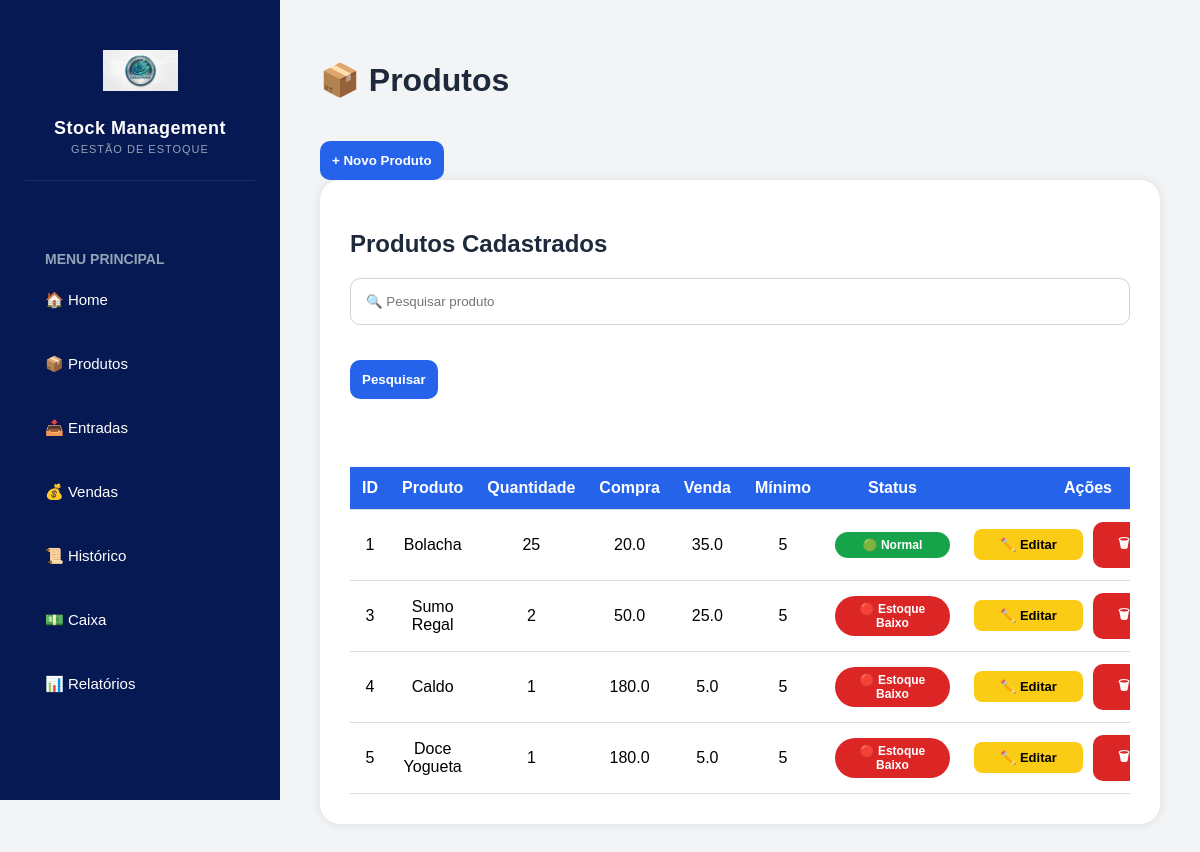
/products, run on an earlier commit of the app's database.
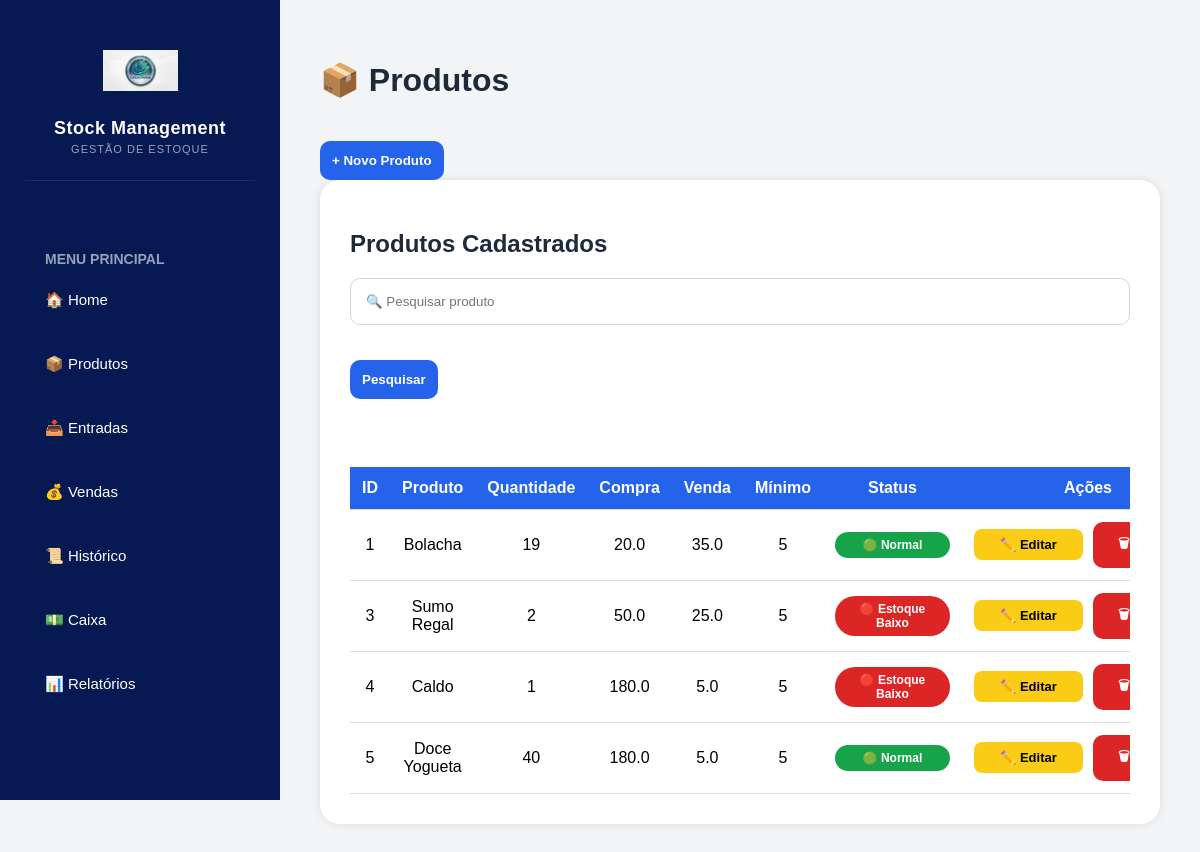
And on a later commit of the database.
### tables this page shows
CREATE TABLE products (
    id INTEGER PRIMARY KEY AUTOINCREMENT,
    name TEXT NOT NULL,
    quantity INTEGER NOT NULL,
    purchase_price REAL NOT NULL,
    selling_price REAL NOT NULL
, minimum_stock INTEGER DEFAULT 5);

### app.py (the view, shortened to what this page needs)
@app.route('/products', methods=['GET', 'POST'])
def products():
    connection = sqlite3.connect('database/database.db')
    cursor = connection.cursor()
    search = request.args.get('search')
    if search:
        cursor.execute(
            '''
            SELECT *
            FROM products
            WHERE name LIKE ?
            ''',
            ('%' + search + '%',)
        )
    else:
        cursor.execute(
            'SELECT * FROM products'
        )
    products_list = cursor.fetchall()
    connection.close()
    return render_template(
        'products.html',
        products=products_list,
        edit_product=None
    )

### templates/products.html (shortened to what this page needs)
{% extends 'base.html' %}
{% block content %}
<h1>📦 Produtos</h1>
<button
class="btn-blue"
onclick="toggleForm()"
>
+ Novo Produto
</button>
<div class="card">
<h2>Produtos Cadastrados</h2>
<form method="GET">
<input
type="text"
name="search"
placeholder="🔍 Pesquisar produto"
>
<button class="btn-blue">
Pesquisar
</button>
</form>
<br>
<div class="table-container">
<table>
<tr>
<th>ID</th>
<th>Produto</th>
<th>Quantidade</th>
<th>Compra</th>
<th>Venda</th>
<th>Mínimo</th>
<th>Status</th>
<th>Ações</th>
</tr>
{% for product in products %}
<tr>
<td>{{ product[0] }}</td>
<td>{{ product[1] }}</td>
<td>{{ product[2] }}</td>
<td>{{ product[3] }}</td>
<td>{{ product[4] }}</td>
<td>{{ product[5] }}</td>
<td>
{% if product[2] <= product[5] %}
<span class="low-stock">
🔴 Estoque Baixo
</span>
{% else %}
<span class="normal-stock">
🟢 Normal
</span>
{% endif %}
<td class="actions">
    <a
    href="/edit_product/{{ product[0] }}"
    class="btn-yellow"
    >
        ✏️ Editar
    </a>
    <a
    href="/delete_product/{{ product[0] }}"
    class="btn-red"
    onclick="return confirm('Tem certeza que deseja excluir?')"
    >
        🗑 Excluir
    </a>
</td>
{% endfor %}
</table>
</div>
</div>
{% endblock %}

What changed in the data, as far as the page shows it:
changed products "Bolacha": quantity "25" → "19"
changed products "Doce Yogueta": quantity "1" → "40"; quantity "🔴 Estoque Baixo" → "🟢 Normal"
